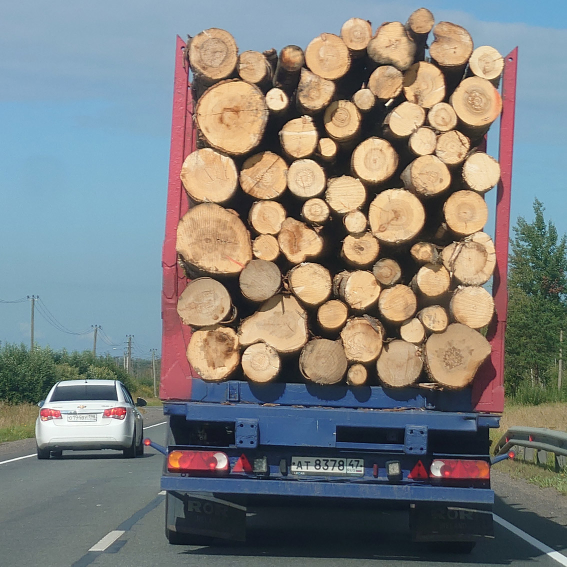
#> input picture lab2/logs-1.jpg, 1134 x 1134 px, found by its file name (shown at 1/2 size)
$ jupyter execute logs-1.ipynb
#> lines starting #> are read from the running program, lines starting #| are printed output that depends on the picture
[cell 1]
import cv2 as cv
import numpy as np
import matplotlib.pyplot as plt

# Читать изображение

[cell 2]
src = cv.imread(r"D:\Projects\Pycharm_projects\CV\lab02\task2\logs-1.jpg")
#> src is the input picture: shape (1134, 1134, 3); mean B, G, R 125, 128, 127.2
src = cv.cvtColor(src, cv.COLOR_BGR2RGB)
src = cv.bilateralFilter(src, 9, 75, 75)
plt.imshow(src)

# Преобразовать в черно-белое изображение

[cell 3]
gray = cv.cvtColor(src, cv.COLOR_RGB2GRAY)
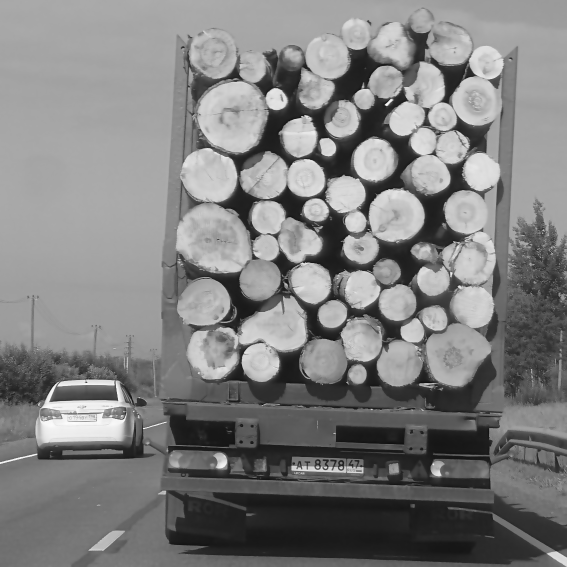
#> gray: shape (1134, 1134) (shown at 1/2 size); min 14, max 252, mean 127.4
gray = cv.blur(gray, (3, 3))
plt.imshow(gray, 'gray')
plt.show()

# Обрезать изображение

[cell 4]
import matplotlib.pyplot as plt
size1 = 720
size2 = 780
x1 = 300
y1 = 0
x2 = x1 + size1
y2 = y1 + size2

cut = gray[y1:y2, x1:x2]
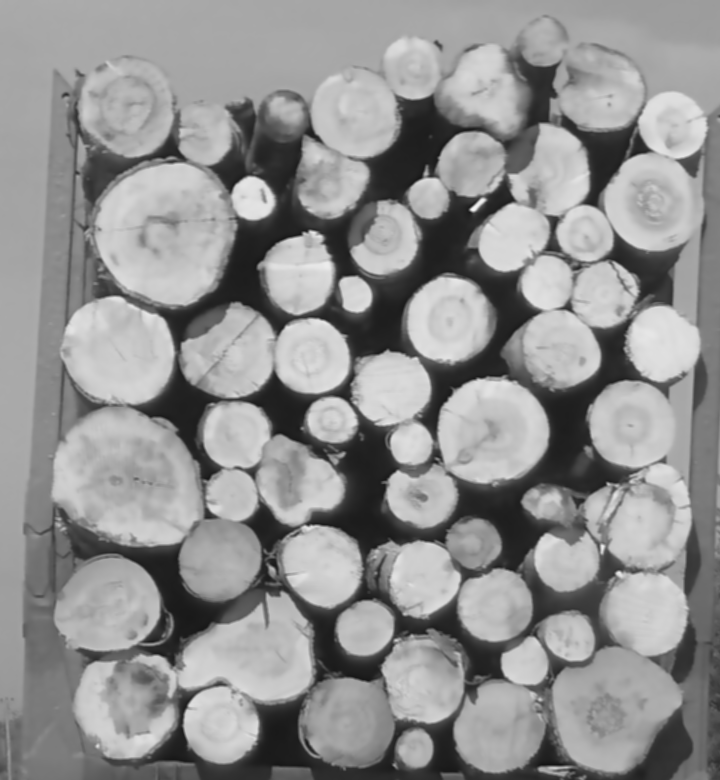
#> cut: shape (780, 720); min 19, max 247, mean 145.4

plt.imshow(cut, cmap='gray')
plt.show()

# Использовать преобразование Хафа (cv.HOUGH_GRADIENT) для обнаружения кругов на изображении

[cell 5]
from cv2 import HOUGH_GRADIENT_ALT
# 使用Hough变换检测图像中的圆形
detected_circles = cv.HoughCircles(
    cut,
    cv.HOUGH_GRADIENT,
    1.3,
    38,
    param1=86,
    param2=49,
    minRadius=10, maxRadius=85
)
#> detected_circles = 54 rows, first 8: [161.8, 233.3, 72.79], [655.8, 200.8, 49.78], [566.1, 558.3, 32.75], [116.3, 346.4, 54.2], [128, 702.6, 54.2], [629.8, 425.7, 45.49], [107.2, 607.8, 52.77], [382.8, 238.5, 35.35]

[cell 6]
# 复制原始图像
image = src.copy()
pipes_count = 0

if detected_circles is not None:
    detected_circles = np.uint16(np.around(detected_circles))
#> detected_circles = 54 rows, first 8: [162, 233, 73], [656, 201, 50], [566, 558, 33], [116, 346, 54], [128, 703, 54], [630, 426, 45], [107, 608, 53], [383, 239, 35]

    for points in detected_circles[0, :]:
        a, b, r = points[0] + x1, points[1] + y1, points[2]


        cv.circle(image, (a, b), r, (0, 255, 0), 2)


        cv.circle(image, (a, b), 1, (255, 0, 0), 3)

        pipes_count += 1
#> this loop made 54 passes
#> (points, a, b, r) on passes 1 to 12: ([162, 233, 73], 462, 233, 73), ([656, 201, 50], 956, 201, 50), ([566, 558, 33], 866, 558, 33), ([116, 346, 54], 416, 346, 54), ([128, 703, 54], 428, 703, 54), ([630, 426, 45], 930, 426, 45), ([107, 608, 53], 407, 608, 53), ([383, 239, 35], 683, 239, 35), ([471, 163, 33], 771, 163, 33), ([214, 554, 47], 514, 554, 47), ([228, 349, 48], 528, 349, 48), ([497, 729, 45], 797, 729, 45)
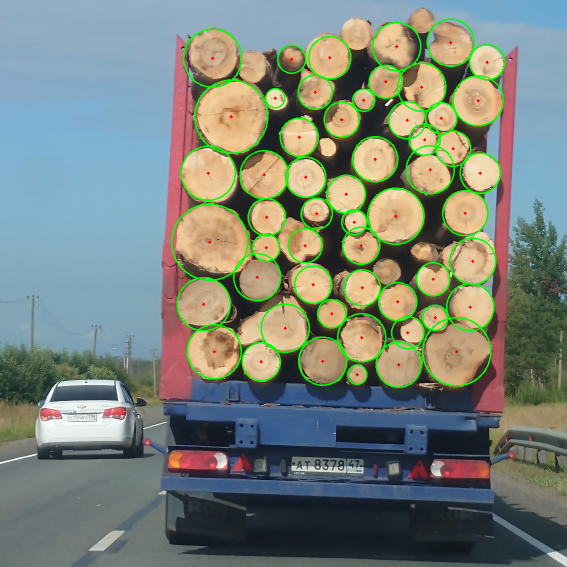
#> image: shape (1134, 1134, 3) (shown at 1/2 size); mean R, G, B 122.6, 132.1, 121.9
#> after the loop, pipes_count = 54


print("Total pipes: ", pipes_count)
#| Total pipes:  54


fig, axs = plt.subplots(1, 2, figsize=(10, 5))

axs[0].imshow(image)
axs[0].set_title('Image1')
axs[0].axis('off')

cut1 = image[y1:y2, x1:x2]
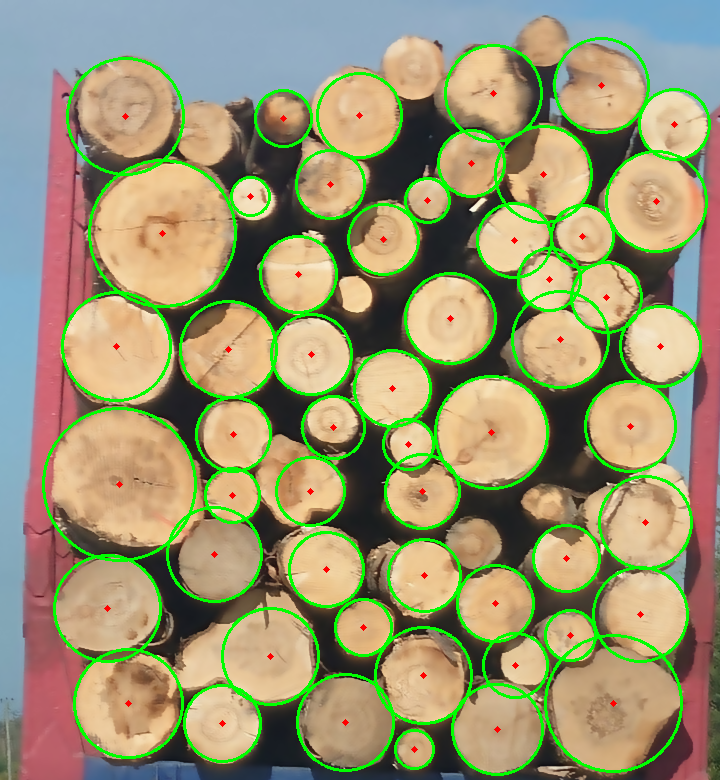
#> cut1: shape (780, 720, 3); mean R, G, B 154, 150, 112.5


axs[1].imshow(cut1, cmap='gray')
axs[1].set_title('Image2')
axs[1].axis('off')

$ run again, with lab2/logs-2.jpg copied over lab2/logs-1.jpg
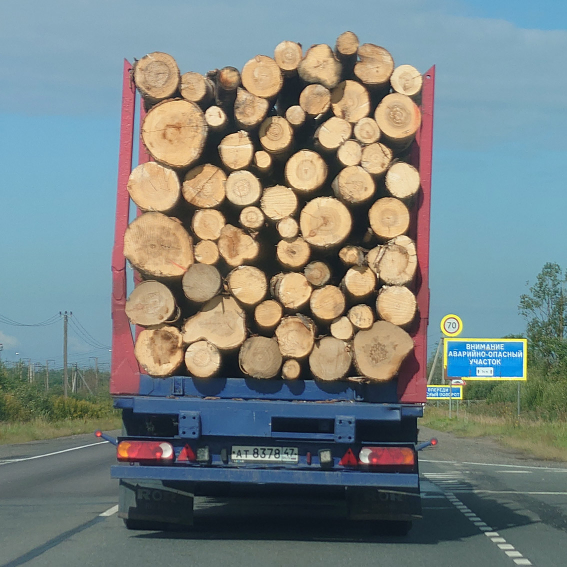
#> input picture lab2/logs-2.jpg, 1134 x 1134 px, found by its file name (shown at 1/2 size)
#> src is the input picture: shape (1134, 1134, 3); mean B, G, R 128.8, 131.3, 121.7
#> `detected_circles = cv.HoughCircles( cut, cv.HOUGH_GRADIENT, 1.3, 38, p..`: detected_circles = 51 rows, first 8: [350.3, 443.9, 51.21], [46.15, 263.2, 65.25], [359.4, 718.2, 41.33], [602.5, 650.6, 22.35], [479, 433.5, 40.94], [494.6, 230.7, 45.23], [354.2, 602.5, 35.22], [285.3, 580.4, 35.35]
#> `detected_circles = np.uint16(np.around(detected_circles))`: detected_circles = 51 rows, first 8: [350, 444, 51], [46, 263, 65], [359, 718, 41], [603, 651, 22], [479, 434, 41], [495, 231, 45], [354, 603, 35], [285, 580, 35]
#> the loop `for points in detected_circles[0, :]:` made 51 passes
#> (points, a, b, r) on passes 1 to 8: ([350, 444, 51], 650, 444, 51), ([46, 263, 65], 346, 263, 65), ([359, 718, 41], 659, 718, 41), ([603, 651, 22], 903, 651, 22), ([479, 434, 41], 779, 434, 41), ([495, 231, 45], 795, 231, 45), ([354, 603, 35], 654, 603, 35), ([285, 580, 35], 585, 580, 35)
#> after the loop `for points in detected_circles[0, :]:`:
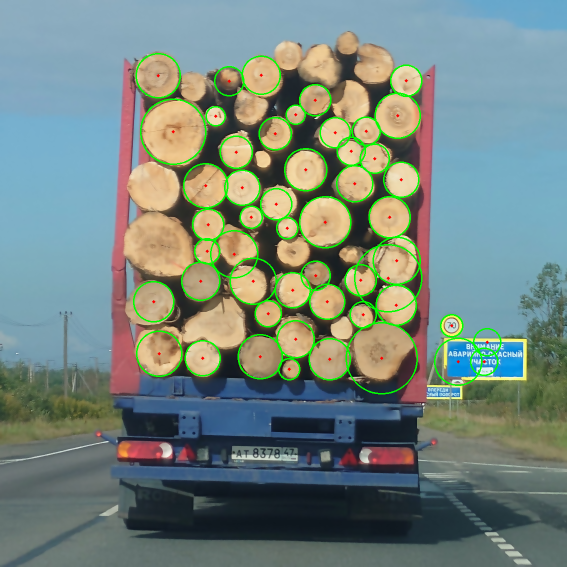
#> image: shape (1134, 1134, 3) (shown at 1/2 size); mean R, G, B 117.8, 134.4, 126.1
#> after the loop `for points in detected_circles[0, :]:`: pipes_count = 51
#| Total pipes:  51
#> `cut1 = image[y1:y2, x1:x2]`:
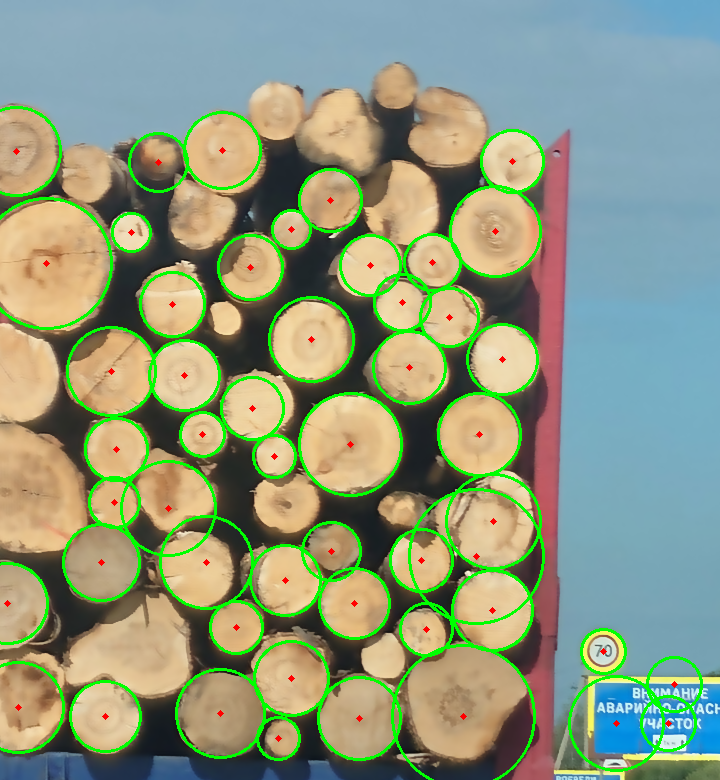
#> cut1: shape (780, 720, 3); mean R, G, B 142, 153.5, 126.3

$ run again, with lab2/logs-3.jpg copied over lab2/logs-1.jpg
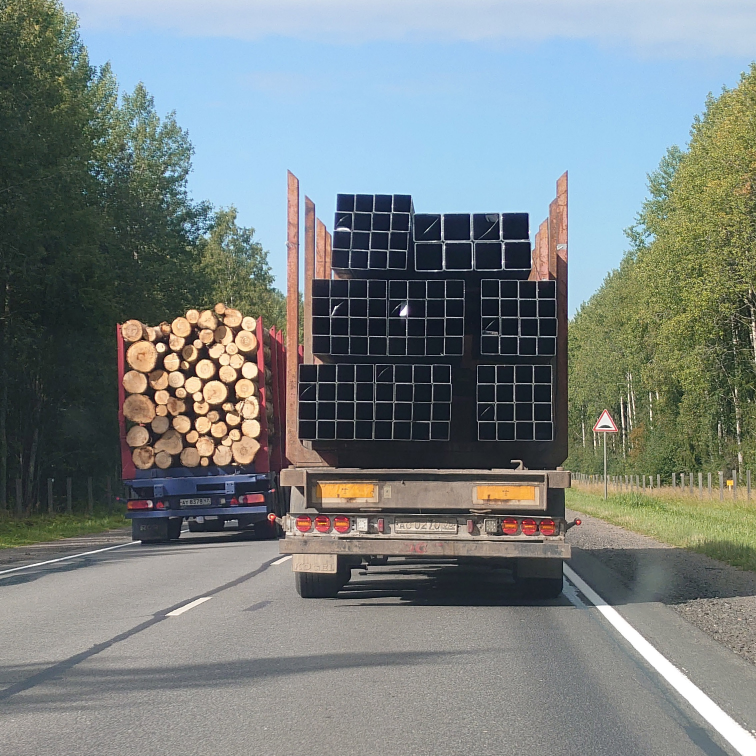
#> input picture lab2/logs-3.jpg, 2268 x 2268 px, found by its file name (shown at 1/3 size)
#> src is the input picture: shape (2268, 2268, 3); mean B, G, R 129.1, 129.7, 121.5
#> `cut = gray[y1:y2, x1:x2]`:
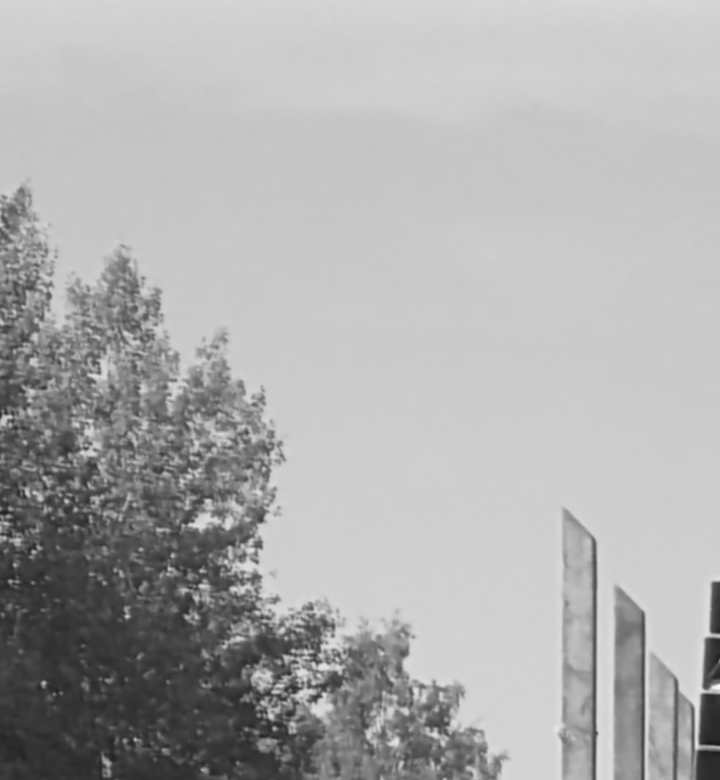
#> cut: shape (780, 720); min 24, max 250, mean 172.6
#> `detected_circles = cv.HoughCircles( cut, cv.HOUGH_GRADIENT, 1.3, 38, p..`: detected_circles = 54 rows, first 8: [182.6, 523.2, 84.23], [120.2, 433.5, 82.8], [81.25, 404.9, 68.5], [143.6, 372.4, 67.07], [90.35, 542.8, 81.37], [195.6, 469.9, 65.64], [323, 707.8, 67.07], [86.45, 451.7, 68.5]
#> `detected_circles = np.uint16(np.around(detected_circles))`: detected_circles = 54 rows, first 8: [183, 523, 84], [120, 434, 83], [81, 405, 68], [144, 372, 67], [90, 543, 81], [196, 470, 66], [323, 708, 67], [86, 452, 68]
#> the loop `for points in detected_circles[0, :]:` made 54 passes
#> (points, a, b, r) on passes 1 to 8: ([183, 523, 84], 483, 523, 84), ([120, 434, 83], 420, 434, 83), ([81, 405, 68], 381, 405, 68), ([144, 372, 67], 444, 372, 67), ([90, 543, 81], 390, 543, 81), ([196, 470, 66], 496, 470, 66), ([323, 708, 67], 623, 708, 67), ([86, 452, 68], 386, 452, 68)
#> after the loop `for points in detected_circles[0, :]:`: pipes_count = 54
#| Total pipes:  54
#> `cut1 = image[y1:y2, x1:x2]`:
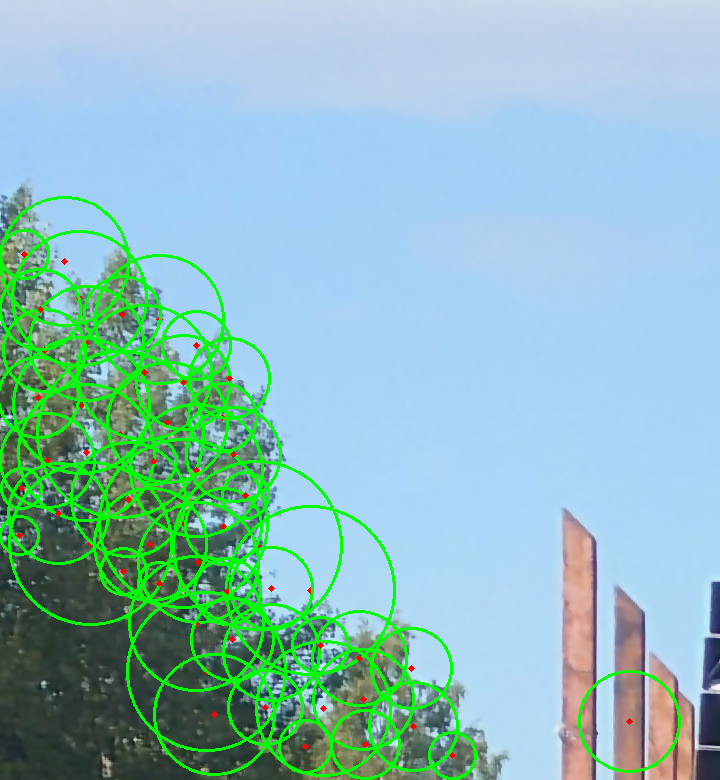
#> cut1: shape (780, 720, 3); mean R, G, B 140.8, 188.4, 189.1
